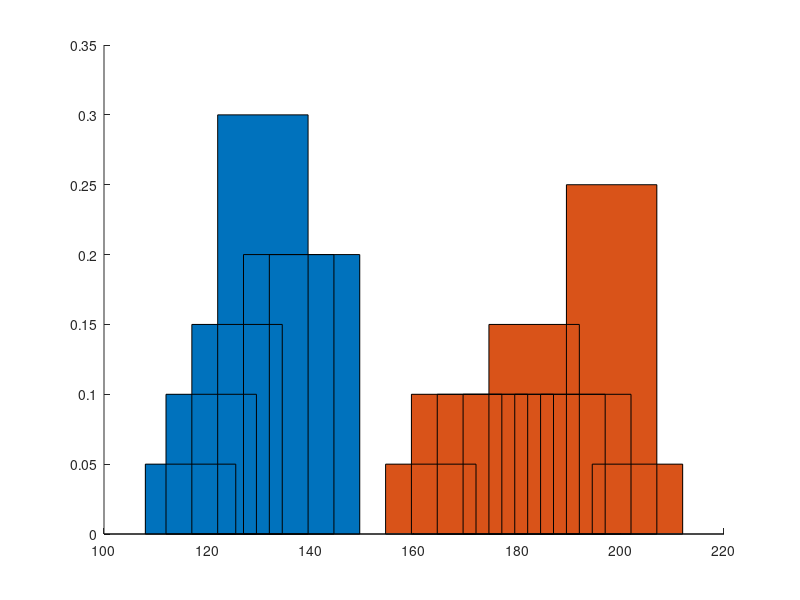

Write the MATLAB code that produced this figure. (Note: this script raises an error after producing the figure.)
% Purpose: Randomly samples 1000 new traces for memorability and identity
% information using the means and standard deviations given as the output
% of corrByTime and imageIDbyTime. For each trace, save the time at which
% the peak occurs and then run a t-test to determine whether the
% distribution of peak times for memorability and identity information is
% significantly different. 

% Written 4.17.2020 by CMH

%% Load data, set variables, etc.
load('defaultVals_error.mat'); % Load data points
numSimulations = 20;

%% Loop through 
idPeaks = []; memPeaks = [];
for a = 1:numSimulations % Simulate several times
    a
    
    for b = 1:86 % Look at first 300 ms 
        % NOTE: Chose to look at the first 300 ms instead of all the info I
        % had data for, because memorability trace has sustained response
        % and that turns up some very late 
        
        memVals(b) = normrnd(memInfo(b), memError(b));
        idVals(b) = normrnd(idInfo(b), idError(b));
        
    end
    
    % Find peak for mem and id and save to separate variables
    idPeaks(a) = timePts2(idVals == max(idVals));
    memPeaks(a) = timePts1(memVals == max(memVals));
    
end

%% Stats -- Mann-Whitney U test
% Non-parametric test to see if distributions are different
combinedPeaks = [idPeaks memPeaks];
[sortedPeaks, idx] = sort(combinedPeaks);
distNum = [ones(length(idPeaks), 1); ones(length(memPeaks), 1) + 1]; % 1 = identity, 2 = memorability
numID = length(idPeaks);
numMem = length(memPeaks);

% Assign ranks where tied values are grouped
possibleTimes = unique(combinedPeaks);

ranks = zeros(1, length(combinedPeaks));
for a = 1:length(possibleTimes)
    
    currIdx = find(sortedPeaks == possibleTimes(a));
    assignedRank = mean(currIdx);
    ranks(currIdx) = assignedRank;
    
end

sumID = sum(ranks(distNum == 1));
U1 = sumID - ((numID * (numID + 1)) / 2);
sumMem = sum(ranks(distNum == 2));
U2 = sumMem - ((numMem * (numMem + 1)) / 2);
mU = (numID * numMem) / 2;
% sigmaU = sqrt((numID * numMem * (numID + numMem + 1))/12);
U = min([U1 U2]); % Use smaller value of U for significance tests

possibleRanks = unique(ranks);
for a = 1:length(possibleRanks) % Correct for having lots of ties
    
    numRank = possibleRanks(a);
    currNum = length(find(ranks == numRank));
    vals(a) = (currNum^3 - currNum)/((numID + numMem) * ((numID + numMem) - 1));
    
end

sumCorrection = sum(vals);

sigmaU = sqrt((numID * numMem /12) * ((numID + numMem + 1) - sumCorrection));
z = (U - mU)/sigmaU;
p = normcdf(z);
f = U/(numID * numMem);
fprintf('z = %.3f, p = %.7f, f = %.3f\n', z, p, f);

%% Plot
[dummy, centerBoth] = hist([idPeaks; memPeaks], 80);
[idCounts, idCenters] = hist(idPeaks, centerBoth);
idProb = transpose(idCounts/sum(idCounts));
[memCounts, memCenters] = hist(memPeaks, centerBoth);
memProb = transpose(memCounts/sum(memCounts));

figure(1)
hold on

% bar(idCenters, idProb);
% bar(memCenters, memProb);
b = bar(centerBoth, [idProb, memProb], 5);
b(1).FaceColor = [0 0 0];
b(2).FaceColor = [1 0 0];
set(gca, 'LineWidth', 2, 'FontSize', 18);
xlim([75 300]);
xlabel('Time (ms)');
ylabel('Probability');
legend('Identity Peak', 'Memorability Peak');
box off

hold off

